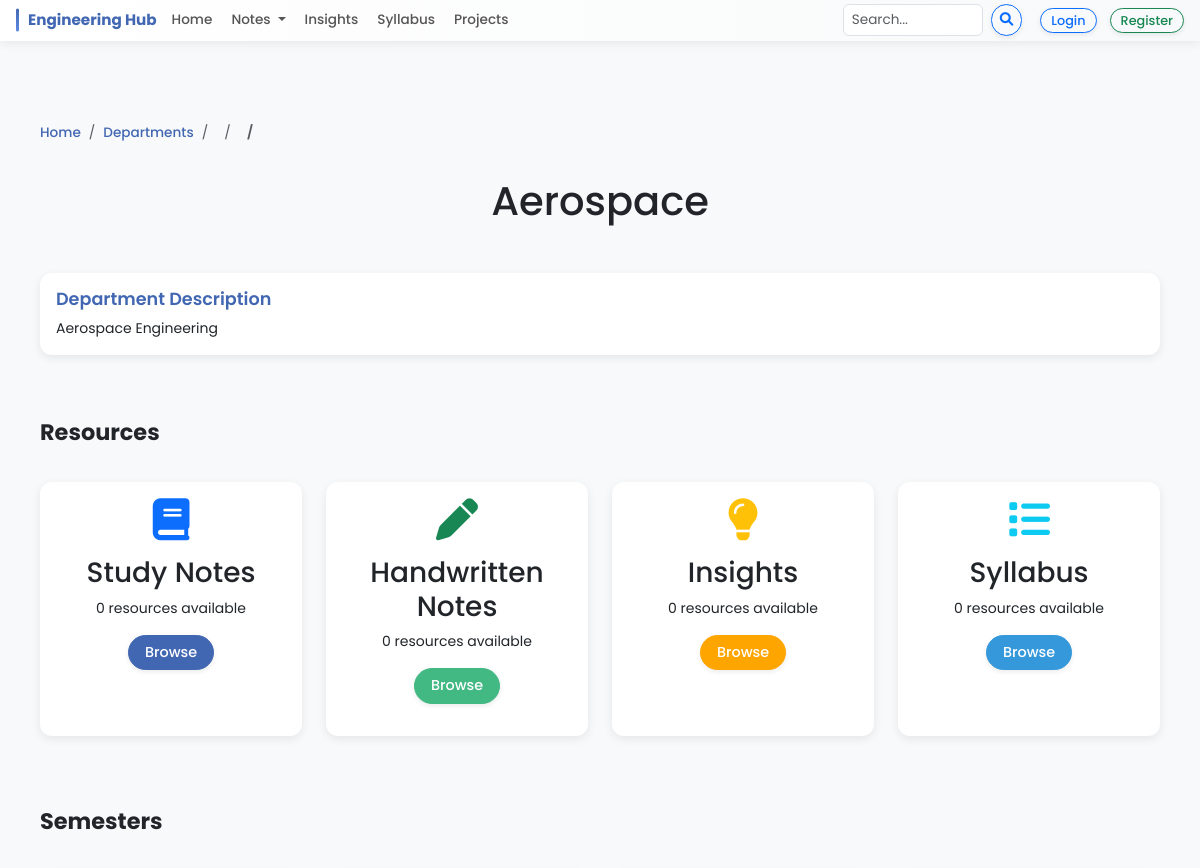
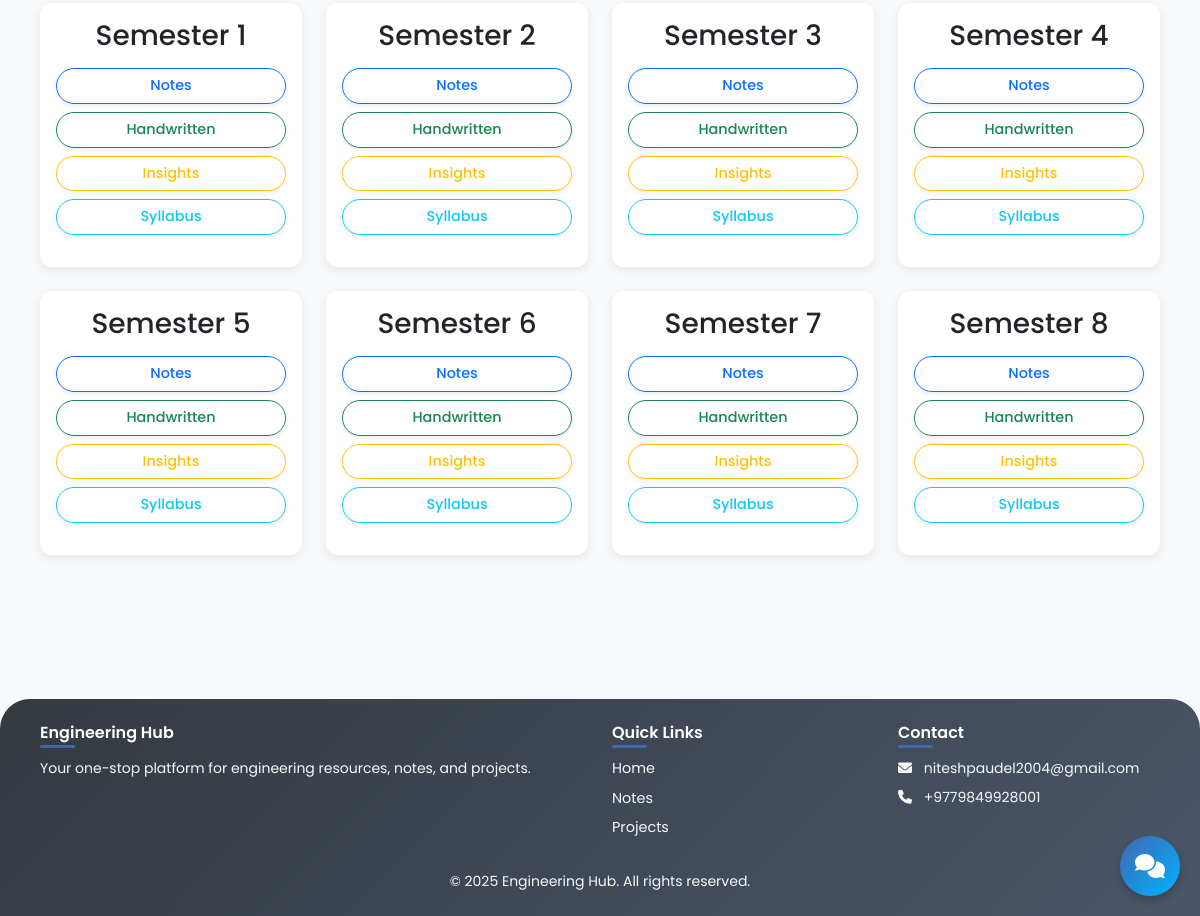
The app's page /departments/13/ with its own data (2 pictures, top to bottom).
### notes/models.py (models this page shows, shortened)
class Department(models.Model):
    name = models.CharField(max_length=100)
    slug = models.SlugField(max_length=100, unique=True, blank=True, null=True)
    description = models.TextField(blank=True, null=True)

class Semester(models.Model):
    department = models.ForeignKey(Department, on_delete=models.CASCADE, related_name='semesters')
    number = models.PositiveIntegerField()
    class Meta:
        unique_together = ['department', 'number']
        ordering = ['department', 'number']

### notes/views.py (the view)
# urls.py: path('departments/<int:dept_id>/', views.department_detail, name='department_detail'),  # Path: /departments/1/
def department_detail(request, dept_id):
    department = get_object_or_404(Department, id=dept_id)
    semesters = Semester.objects.filter(department=department).order_by('number')
    resources_by_type = {
        'notes': Resource.objects.filter(department=department, resource_type='notes').count(),
        'handwritten': Resource.objects.filter(department=department, resource_type='handwritten').count(),
        'insight': Resource.objects.filter(department=department, resource_type='insight').count(),
        'syllabus': Resource.objects.filter(department=department, resource_type='syllabus').count()
    }
    context = {
        'department': department,
        'semesters': semesters,
        'resources_by_type': resources_by_type
    }
    return render(request, 'department_detail.html', context)

### templates/department_detail.html (shortened to what this page needs)
{% extends 'base.html' %}
{% block content %}
<div class="container py-5">
    <div class="mb-4">
        <nav aria-label="breadcrumb">
            <ol class="breadcrumb">
                <li class="breadcrumb-item"><a href="{% url 'home' %}">Home</a></li>
                <li class="breadcrumb-item"><a href="{% url 'departments' %}">Departments</a></li>
                <li class="breadcrumb-item">
                </li>
                <li class="breadcrumb-item">
                </li>
                <li class="breadcrumb-item active">{{ resource.title }}</li>
            </ol>
        </nav>
    </div>
    <h1 class="text-center mb-5">{{ department.name }}</h1>
    {% if department.description %}
    <div class="row mb-5">
        <div class="col">
            <div class="card">
                <div class="card-body">
                    <h5 class="card-title">Department Description</h5>
                    <p class="card-text">{{ department.description }}</p>
                </div>
            </div>
        </div>
    </div>
    {% endif %}
    <div class="row mb-5">
        <div class="col">
            <h2 class="mb-4">Resources</h2>
            <div class="row">
                <div class="col-md-3 mb-4">
                    <div class="card h-100">
                        <div class="card-body text-center">
                            <i class="fas fa-book fa-3x mb-3 text-primary"></i>
                            <h3>Study Notes</h3>
                            <p>{{ resources_by_type.notes }} resources available</p>
                            <a href="{% url 'notes_department' department.id %}" class="btn btn-primary">Browse</a>
                        </div>
                    </div>
                </div>
                <div class="col-md-3 mb-4">
                    <div class="card h-100">
                        <div class="card-body text-center">
                            <i class="fas fa-pen fa-3x mb-3 text-success"></i>
                            <h3>Handwritten Notes</h3>
                            <p>{{ resources_by_type.handwritten }} resources available</p>
                            <a href="{% url 'handwritten_department' department.id %}" class="btn btn-success">Browse</a>
                        </div>
                    </div>
                </div>
                <div class="col-md-3 mb-4">
                    <div class="card h-100">
                        <div class="card-body text-center">
                            <i class="fas fa-lightbulb fa-3x mb-3 text-warning"></i>
                            <h3>Insights</h3>
                            <p>{{ resources_by_type.insight }} resources available</p>
                            <a href="{% url 'insights_department' department.id %}" class="btn btn-warning">Browse</a>
                        </div>
                    </div>
                </div>
                <div class="col-md-3 mb-4">
                    <div class="card h-100">
                        <div class="card-body text-center">
                            <i class="fas fa-list fa-3x mb-3 text-info"></i>
                            <h3>Syllabus</h3>
                            <p>{{ resources_by_type.syllabus }} resources available</p>
                            <a href="{% url 'syllabus_department' department.id %}" class="btn btn-info text-white">Browse</a>
                        </div>
                    </div>
                </div>
            </div>
        </div>
    </div>
    <div class="row">
        <div class="col">
            <h2 class="mb-4">Semesters</h2>
            <div class="row">
                {% for semester in semesters %}
                <div class="col-md-3 mb-4">
                    <div class="card h-100">
                        <div class="card-body text-center">
                            <h3>Semester {{ semester.number }}</h3>
                            <div class="d-grid gap-2 mt-3">
                                <a href="{% url 'notes_list' department.id semester.id %}" class="btn btn-sm btn-outline-primary">Notes</a>
                                <a href="{% url 'handwritten_list' department.id semester.id %}" class="btn btn-sm btn-outline-success">Handwritten</a>
                                <a href="{% url 'insights_list' department.id semester.id %}" class="btn btn-sm btn-outline-warning">Insights</a>
                                <a href="{% url 'syllabus_list' department.id semester.id %}" class="btn btn-sm btn-outline-info">Syllabus</a>
                            </div>
                        </div>
                    </div>
                </div>
                {% endfor %}
            </div>
        </div>
    </div>
</div>
{% endblock %}

### static/css/style.css (style rules this page uses)
body { font-family: 'Poppins', sans-serif; background-color: #f8f9fa; min-height: 100vh; display: flex; flex-direction: column; font-size: 14px; }
.card { border: none; border-radius: 12px; box-shadow: 0 3px 10px rgba(0,0,0,0.08); transition: transform 0.3s, box-shadow 0.3s; margin-bottom: 16px; overflow: hidden; }
.card-title { color: #4267B2; font-weight: 600; font-size: 1.1rem; }
.btn { border-radius: 30px; padding: 6px 16px; font-weight: 500; box-shadow: 0 2px 5px rgba(0,0,0,0.08); transition: all 0.3s ease; font-size: 0.9rem; }
.btn-primary { background-color: #4267B2; border-color: #4267B2; }
.btn-success { background-color: #42b883; border-color: #42b883; }
.btn-warning { background-color: #FFA500; border-color: #FFA500; color: white; }
.btn-info { background-color: #3498db; border-color: #3498db; color: white; }
h2 { font-weight: 700; margin-bottom: 25px; position: relative; padding-bottom: 12px; font-size: 1.4rem; }
.breadcrumb { background-color: transparent; padding: 10px 0; font-size: 0.85rem; }
.breadcrumb-item a { color: #4267B2; font-weight: 500; text-decoration: none; }
.breadcrumb-item.active { font-weight: 600; }
.container { padding-right: 10px; padding-left: 10px; }

### records on screen
Department: name "Aerospace", description "Aerospace Engineering"
Semester: number "1"
Semester: number "2"
Semester: number "3"
Semester: number "4"
Semester: number "5"
Semester: number "6"
Semester: number "7"
Semester: number "8"

### other values on screen
{{ resources_by_type.notes }} "0"
{{ resources_by_type.handwritten }} "0"
{{ resources_by_type.insight }} "0"
{{ resources_by_type.syllabus }} "0"
